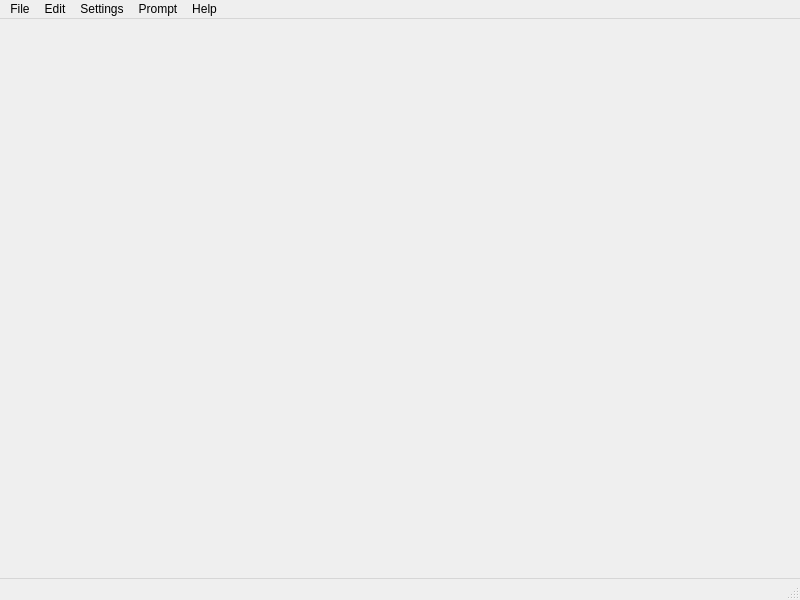
<?xml version="1.0" encoding="UTF-8"?>
<ui version="4.0">
 <class>MainWindow</class>
 <widget class="QMainWindow" name="MainWindow">
  <property name="geometry">
   <rect>
    <x>0</x>
    <y>0</y>
    <width>800</width>
    <height>600</height>
   </rect>
  </property>
  <property name="windowTitle">
   <string>MainWindow</string>
  </property>
  <widget class="QWidget" name="centralwidget"/>
  <widget class="QMenuBar" name="menubar">
   <property name="geometry">
    <rect>
     <x>0</x>
     <y>0</y>
     <width>800</width>
     <height>22</height>
    </rect>
   </property>
   <widget class="QMenu" name="menuFile">
    <property name="title">
     <string>File</string>
    </property>
    <widget class="QMenu" name="menuExport">
     <property name="title">
      <string>Export</string>
     </property>
     <addaction name="actionExport_CSV_Freepik"/>
     <addaction name="actionExport_CSV_Shutterstock"/>
     <addaction name="actionExport_CSV_Adobe_Stock"/>
     <addaction name="actionExport_CSV_iStock"/>
    </widget>
    <addaction name="actionNew"/>
    <addaction name="actionOpen_Image"/>
    <addaction name="actionOpen_Multiple_Images"/>
    <addaction name="separator"/>
    <addaction name="actionOpen_Folder"/>
    <addaction name="actionOpen_Multiple_Folders"/>
    <addaction name="separator"/>
    <addaction name="actionOpen_Video"/>
    <addaction name="actionOpen_Multiple_Videos"/>
    <addaction name="separator"/>
    <addaction name="menuExport"/>
    <addaction name="separator"/>
    <addaction name="actionQuit"/>
    <addaction name="separator"/>
   </widget>
   <widget class="QMenu" name="menuEdit">
    <property name="title">
     <string>Edit</string>
    </property>
    <addaction name="actionCut"/>
    <addaction name="actionCopy"/>
    <addaction name="actionPaste"/>
    <addaction name="actionDelete"/>
    <addaction name="separator"/>
    <addaction name="actionSelect_All"/>
    <addaction name="actionDeselect_All"/>
    <addaction name="separator"/>
    <addaction name="actionRefresh"/>
    <addaction name="actionClear"/>
    <addaction name="separator"/>
    <addaction name="actionRename"/>
    <addaction name="actionRename_All"/>
   </widget>
   <widget class="QMenu" name="menuSettings">
    <property name="title">
     <string>Settings</string>
    </property>
    <widget class="QMenu" name="menuAI">
     <property name="title">
      <string>AI</string>
     </property>
     <addaction name="actionGoogle_Gemini"/>
     <addaction name="actionOpen_AI"/>
    </widget>
    <addaction name="actionPreferences"/>
    <addaction name="menuAI"/>
   </widget>
   <widget class="QMenu" name="menuHelp">
    <property name="title">
     <string>Help</string>
    </property>
    <addaction name="actionWhatsApp_Group"/>
    <addaction name="separator"/>
    <addaction name="actionLicense"/>
    <addaction name="actionContributors"/>
    <addaction name="actionReport_Issue"/>
    <addaction name="actionGithub_Repository"/>
    <addaction name="separator"/>
    <addaction name="actionCheck_for_Updates"/>
    <addaction name="actionDonate"/>
    <addaction name="actionAbout_2"/>
   </widget>
   <widget class="QMenu" name="menuPrompt">
    <property name="title">
     <string>Prompt</string>
    </property>
    <addaction name="actionDefault_Prompt"/>
    <addaction name="actionCustom_Prompt"/>
    <addaction name="actionNegative_Prompt"/>
    <addaction name="actionMetadata_Prompt_2"/>
    <addaction name="separator"/>
    <addaction name="actionPrompt_Preferences"/>
   </widget>
   <addaction name="menuFile"/>
   <addaction name="menuEdit"/>
   <addaction name="menuSettings"/>
   <addaction name="menuPrompt"/>
   <addaction name="menuHelp"/>
  </widget>
  <widget class="QStatusBar" name="statusbar">
   <property name="styleSheet">
    <string notr="true">QStatusBar{
	border-top: 1px solid rgba(114, 114, 114, 0.2); 
}</string>
   </property>
  </widget>
  <action name="actionOpen_Image">
   <property name="icon">
    <iconset theme="document-open">
     <normaloff>.</normaloff>.</iconset>
   </property>
   <property name="text">
    <string>Open Image</string>
   </property>
   <property name="shortcut">
    <string>Ctrl+O</string>
   </property>
  </action>
  <action name="actionOpen_Multiple_Images">
   <property name="icon">
    <iconset theme="document-open">
     <normaloff>.</normaloff>.</iconset>
   </property>
   <property name="text">
    <string>Open Multiple Images</string>
   </property>
   <property name="shortcut">
    <string>Ctrl+Shift+O</string>
   </property>
  </action>
  <action name="actionOpen_Folder">
   <property name="icon">
    <iconset theme="folder-open">
     <normaloff>.</normaloff>.</iconset>
   </property>
   <property name="text">
    <string>Open Folder</string>
   </property>
   <property name="shortcut">
    <string>Ctrl+F</string>
   </property>
  </action>
  <action name="actionOpen_Multiple_Folders">
   <property name="icon">
    <iconset theme="folder-open">
     <normaloff>.</normaloff>.</iconset>
   </property>
   <property name="text">
    <string>Open Multiple Folders</string>
   </property>
   <property name="shortcut">
    <string>Ctrl+Shift+F</string>
   </property>
  </action>
  <action name="actionOpen_Video">
   <property name="icon">
    <iconset theme="document-open">
     <normaloff>.</normaloff>.</iconset>
   </property>
   <property name="text">
    <string>Open Video</string>
   </property>
   <property name="shortcut">
    <string>Shift+O</string>
   </property>
  </action>
  <action name="actionOpen_Multiple_Videos">
   <property name="icon">
    <iconset theme="document-open">
     <normaloff>.</normaloff>.</iconset>
   </property>
   <property name="text">
    <string>Open Multiple Videos</string>
   </property>
   <property name="shortcut">
    <string>Alt+Shift+O</string>
   </property>
  </action>
  <action name="actionCopy">
   <property name="icon">
    <iconset theme="edit-copy">
     <normaloff>.</normaloff>.</iconset>
   </property>
   <property name="text">
    <string>Copy</string>
   </property>
   <property name="shortcut">
    <string>Ctrl+C</string>
   </property>
  </action>
  <action name="actionPaste">
   <property name="icon">
    <iconset theme="edit-paste">
     <normaloff>.</normaloff>.</iconset>
   </property>
   <property name="text">
    <string>Paste</string>
   </property>
   <property name="shortcut">
    <string>Ctrl+V</string>
   </property>
  </action>
  <action name="actionCut">
   <property name="icon">
    <iconset theme="edit-cut">
     <normaloff>.</normaloff>.</iconset>
   </property>
   <property name="text">
    <string>Cut</string>
   </property>
   <property name="shortcut">
    <string>Ctrl+X</string>
   </property>
  </action>
  <action name="actionDelete">
   <property name="icon">
    <iconset theme="edit-delete">
     <normaloff>.</normaloff>.</iconset>
   </property>
   <property name="text">
    <string>Delete</string>
   </property>
   <property name="shortcut">
    <string>Del</string>
   </property>
  </action>
  <action name="actionSelect_All">
   <property name="icon">
    <iconset theme="edit-select-all">
     <normaloff>.</normaloff>.</iconset>
   </property>
   <property name="text">
    <string>Select All</string>
   </property>
   <property name="shortcut">
    <string>Ctrl+A</string>
   </property>
  </action>
  <action name="actionNew">
   <property name="icon">
    <iconset theme="document-new">
     <normaloff>.</normaloff>.</iconset>
   </property>
   <property name="text">
    <string>New</string>
   </property>
   <property name="shortcut">
    <string>Ctrl+N</string>
   </property>
  </action>
  <action name="actionExport_CSV_Freepik">
   <property name="icon">
    <iconset theme="document-export">
     <normaloff>.</normaloff>.</iconset>
   </property>
   <property name="text">
    <string>Export CSV Freepik</string>
   </property>
  </action>
  <action name="actionExport_CSV_Shutterstock">
   <property name="icon">
    <iconset theme="document-export">
     <normaloff>.</normaloff>.</iconset>
   </property>
   <property name="text">
    <string>Export CSV Shutterstock</string>
   </property>
  </action>
  <action name="actionExport_CSV_Adobe_Stock">
   <property name="icon">
    <iconset theme="document-export">
     <normaloff>.</normaloff>.</iconset>
   </property>
   <property name="text">
    <string>Export CSV Adobe Stock</string>
   </property>
  </action>
  <action name="actionExport_CSV_iStock">
   <property name="icon">
    <iconset theme="document-export">
     <normaloff>.</normaloff>.</iconset>
   </property>
   <property name="text">
    <string>Export CSV iStock</string>
   </property>
  </action>
  <action name="actionDeselect_All">
   <property name="icon">
    <iconset theme="edit-select-none">
     <normaloff>.</normaloff>.</iconset>
   </property>
   <property name="text">
    <string>Deselect All</string>
   </property>
   <property name="shortcut">
    <string>Ctrl+Shift+A</string>
   </property>
  </action>
  <action name="actionQuit">
   <property name="icon">
    <iconset theme="application-exit">
     <normaloff>.</normaloff>.</iconset>
   </property>
   <property name="text">
    <string>Quit</string>
   </property>
   <property name="shortcut">
    <string>Ctrl+Q</string>
   </property>
  </action>
  <action name="actionRefresh">
   <property name="icon">
    <iconset theme="view-refresh">
     <normaloff>.</normaloff>.</iconset>
   </property>
   <property name="text">
    <string>Refresh</string>
   </property>
   <property name="shortcut">
    <string>F5</string>
   </property>
  </action>
  <action name="actionClear">
   <property name="icon">
    <iconset theme="edit-clear">
     <normaloff>.</normaloff>.</iconset>
   </property>
   <property name="text">
    <string>Clear</string>
   </property>
   <property name="shortcut">
    <string>Ctrl+L</string>
   </property>
  </action>
  <action name="actionRename">
   <property name="icon">
    <iconset theme="edit-rename">
     <normaloff>.</normaloff>.</iconset>
   </property>
   <property name="text">
    <string>Rename</string>
   </property>
   <property name="shortcut">
    <string>F2</string>
   </property>
  </action>
  <action name="actionRename_All">
   <property name="icon">
    <iconset theme="edit-rename">
     <normaloff>.</normaloff>.</iconset>
   </property>
   <property name="text">
    <string>Rename All</string>
   </property>
   <property name="shortcut">
    <string>Shift+F2</string>
   </property>
  </action>
  <action name="actionPreferences">
   <property name="icon">
    <iconset theme="preferences-system">
     <normaloff>.</normaloff>.</iconset>
   </property>
   <property name="text">
    <string>Preferences</string>
   </property>
   <property name="shortcut">
    <string>Ctrl+P</string>
   </property>
  </action>
  <action name="actionGoogle_Gemini">
   <property name="icon">
    <iconset theme="system-run">
     <normaloff>.</normaloff>.</iconset>
   </property>
   <property name="text">
    <string>Google Gemini</string>
   </property>
  </action>
  <action name="actionOpen_AI">
   <property name="icon">
    <iconset theme="system-run">
     <normaloff>.</normaloff>.</iconset>
   </property>
   <property name="text">
    <string>Open AI</string>
   </property>
  </action>
  <action name="actionWhatsApp_Group">
   <property name="icon">
    <iconset theme="user-group-properties">
     <normaloff>.</normaloff>.</iconset>
   </property>
   <property name="text">
    <string>WhatsApp Group</string>
   </property>
  </action>
  <action name="actionLicense">
   <property name="icon">
    <iconset theme="text-x-generic">
     <normaloff>.</normaloff>.</iconset>
   </property>
   <property name="text">
    <string>View License</string>
   </property>
  </action>
  <action name="actionContributors">
   <property name="icon">
    <iconset theme="system-users">
     <normaloff>.</normaloff>.</iconset>
   </property>
   <property name="text">
    <string>Contributors</string>
   </property>
  </action>
  <action name="actionReport_Issue">
   <property name="icon">
    <iconset theme="dialog-warning">
     <normaloff>.</normaloff>.</iconset>
   </property>
   <property name="text">
    <string>Report Issue</string>
   </property>
  </action>
  <action name="actionGithub_Repository">
   <property name="icon">
    <iconset theme="folder-remote">
     <normaloff>.</normaloff>.</iconset>
   </property>
   <property name="text">
    <string>Github Repository</string>
   </property>
  </action>
  <action name="actionCheck_for_Updates">
   <property name="icon">
    <iconset theme="software-update-available">
     <normaloff>.</normaloff>.</iconset>
   </property>
   <property name="text">
    <string>Check for Updates</string>
   </property>
  </action>
  <action name="actionAbout_2">
   <property name="icon">
    <iconset theme="help-about">
     <normaloff>.</normaloff>.</iconset>
   </property>
   <property name="text">
    <string>About</string>
   </property>
  </action>
  <action name="actionDonate">
   <property name="icon">
    <iconset theme="emblem-favorite">
     <normaloff>.</normaloff>.</iconset>
   </property>
   <property name="text">
    <string>Donate</string>
   </property>
  </action>
  <action name="actionDefault_Prompt">
   <property name="text">
    <string>Default Prompt</string>
   </property>
  </action>
  <action name="actionCustom_Prompt">
   <property name="text">
    <string>Custom Prompt</string>
   </property>
  </action>
  <action name="actionNegative_Prompt">
   <property name="text">
    <string>Negative Prompt</string>
   </property>
  </action>
  <action name="actionMetadata_Prompt_2">
   <property name="text">
    <string>Metadata Prompt</string>
   </property>
  </action>
  <action name="actionPrompt_Preferences">
   <property name="text">
    <string>Prompt Preferences</string>
   </property>
  </action>
 </widget>
 <resources/>
 <connections/>
</ui>
